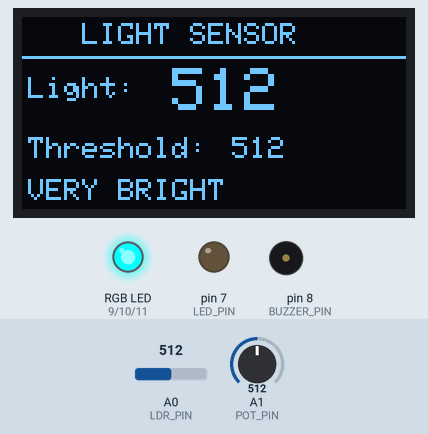
Recording of a sketch running on a simulated Arduino Uno, built with avr-gcc and run on an emulated ATmega328P. On the bench: 128×64 one-colour display, an RGB LED mixed from three pins (HIGH = lit), output pins drawn as LEDs (lit = HIGH), buzzer (waves = sounding). Inputs (shaded band) come from the test bench; at power-on: A1 (POT_PIN) = 512, A0 (LDR_PIN) = 512. What the sketch prints to the serial monitor is not drawn.

Above: at 3.2 s.
3.3 s: A1 (POT_PIN) set to 524
At 4.1 s:
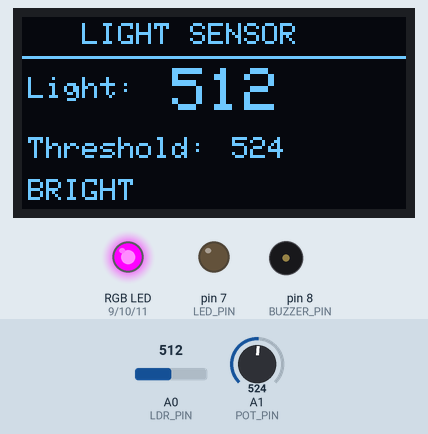
5.0 s: A0 (LDR_PIN) set to 272
At 6.4 s:
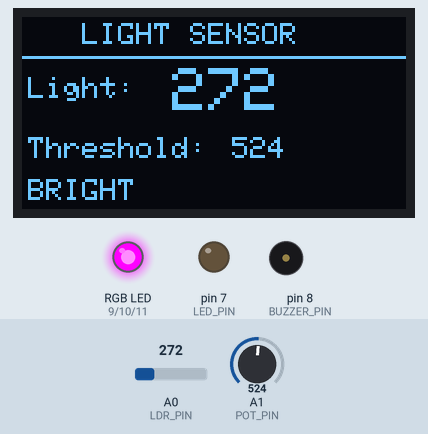
6.7 s: A0 (LDR_PIN) set to 244
At 7.5 s:
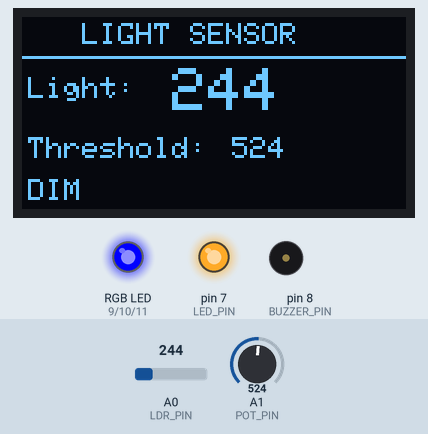
8.3 s: A1 (POT_PIN) set to 721
At 9.7 s:
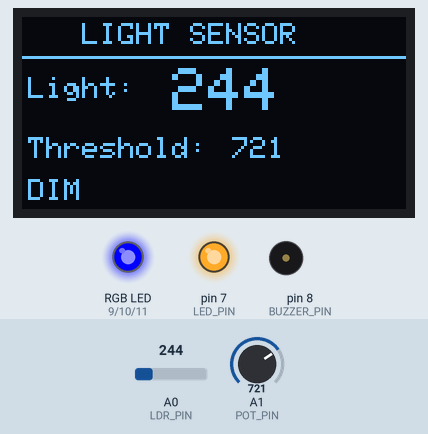
10.0 s: A1 (POT_PIN) set to 742
At 10.7 s:
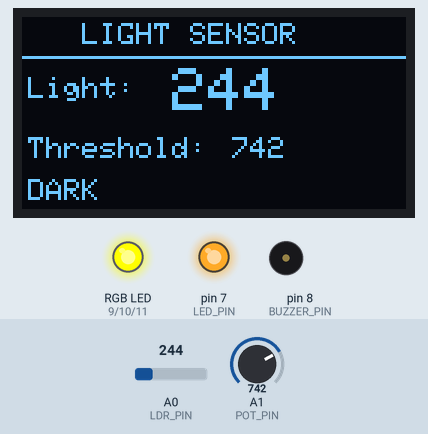
11.7 s: A0 (LDR_PIN) set to 900
At 12.5 s:
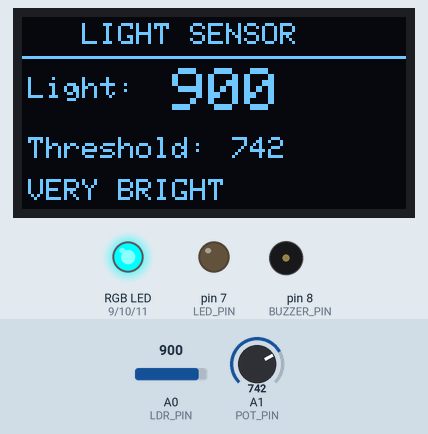
Timing chart, 0 to 14.5 s (numbered marks = the images above; inputs shaded):
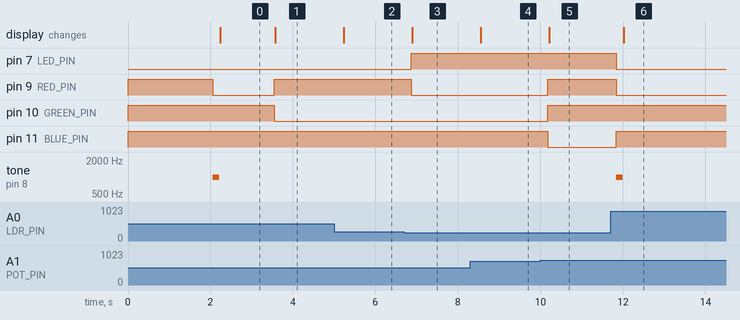

The sketch:

ldr.ino
```cpp
// const int LDR_PIN = A0;

// void setup() {
//   Serial.begin(9600);
// }

// void loop() {
//   int value = analogRead(LDR_PIN);

//   Serial.print("LDR Value: ");
//   Serial.print(value);
//   Serial.print(" | ");

//   if (value < 10) {
//     Serial.println("DARK");
//   }
//   else if (value < 100) {
//     Serial.println("DIM / ROOM LIGHT");
//   }
//   else if (value < 300) {
//     Serial.println("BRIGHT");
//   }
//   else {
//     Serial.println("VERY BRIGHT");
//   }

//   delay(500);
// }


// #include <Wire.h>
// #include <Adafruit_GFX.h>
// #include <Adafruit_SH110X.h>

// #define SCREEN_WIDTH 128
// #define SCREEN_HEIGHT 64
// #define OLED_RESET -1

// Adafruit_SH1106G display(
//   SCREEN_WIDTH,
//   SCREEN_HEIGHT,
//   &Wire,
//   OLED_RESET
// );

// const int LDR_PIN = A0;

// void setup() {
//   Serial.begin(9600);

//   // Initialize OLED
//   display.begin(0x3C, true);

//   display.clearDisplay();
//   display.setTextColor(SH110X_WHITE);

//   display.setTextSize(1);
//   display.setCursor(25, 20);
//   display.println("LIGHT SENSOR");

//   display.setCursor(35, 35);
//   display.println("STARTING...");

//   display.display();

//   delay(2000);
// }

// void loop() {

//   int value = analogRead(LDR_PIN);

//   String status;

//   if (value < 10) {
//     status = "DARK";
//   }
//   else if (value < 100) {
//     status = "DIM";
//   }
//   else if (value < 300) {
//     status = "BRIGHT";
//   }
//   else {
//     status = "VERY BRIGHT";
//   }

//   // Serial Monitor
//   Serial.print("LDR Value: ");
//   Serial.print(value);
//   Serial.print(" | ");
//   Serial.println(status);

//   // OLED
//   display.clearDisplay();

//   display.setTextColor(SH110X_WHITE);

//   // Title
//   display.setTextSize(1);
//   display.setCursor(20, 5);
//   display.println("LIGHT SENSOR");

//   display.drawLine(0, 16, 128, 16, SH110X_WHITE);

//   // Value
//   display.setCursor(5, 25);
//   display.print("Value: ");

//   display.setTextSize(2);
//   display.setCursor(50, 21);
//   display.println(value);

//   // Status
//   display.setTextSize(1);
//   display.setCursor(5, 48);
//   display.print("Status: ");

//   display.setTextSize(1);
//   display.setCursor(55, 48);
//   display.println(status);

//   display.display();

//   delay(300);
// }


// #include <Wire.h>
// #include <Adafruit_GFX.h>
// #include <Adafruit_SH110X.h>

// #define SCREEN_WIDTH 128
// #define SCREEN_HEIGHT 64
// #define OLED_RESET -1

// Adafruit_SH1106G display(
//   SCREEN_WIDTH,
//   SCREEN_HEIGHT,
//   &Wire,
//   OLED_RESET
// );

// // ================= PINS =================

// const int LDR_PIN = A0;
// const int LED_PIN = 7;


// // ================= SETUP =================

// void setup() {
//   Serial.begin(9600);

//   pinMode(LED_PIN, OUTPUT);

//   // Initialize OLED
//   display.begin(0x3C, true);

//   display.clearDisplay();
//   display.setTextColor(SH110X_WHITE);

//   display.setTextSize(1);
//   display.setCursor(25, 20);
//   display.println("LIGHT SENSOR");

//   display.setCursor(35, 35);
//   display.println("STARTING...");

//   display.display();

//   delay(2000);
// }


// // ================= LOOP =================

// void loop() {

//   // Read LDR
//   int value = analogRead(LDR_PIN);

//   String status;


//   // -------- LIGHT CLASSIFICATION --------

//   if (value < 10) {
//     status = "DARK";
//     digitalWrite(LED_PIN, HIGH);
//   }

//   else if (value < 100) {
//     status = "DIM";
//     digitalWrite(LED_PIN, HIGH);
//   }

//   else if (value < 300) {
//     status = "BRIGHT";
//     digitalWrite(LED_PIN, LOW);
//   }

//   else {
//     status = "VERY BRIGHT";
//     digitalWrite(LED_PIN, LOW);
//   }


//   // -------- SERIAL MONITOR --------

//   Serial.print("LDR Value: ");
//   Serial.print(value);

//   Serial.print(" | Status: ");
//   Serial.println(status);


//   // -------- OLED DISPLAY --------

//   display.clearDisplay();

//   // Title
//   display.setTextSize(1);
//   display.setCursor(20, 5);
//   display.println("LIGHT SENSOR");

//   display.drawLine(0, 16, 128, 16, SH110X_WHITE);


//   // LDR value
//   display.setTextSize(1);
//   display.setCursor(5, 25);
//   display.print("Value:");

//   display.setTextSize(2);
//   display.setCursor(50, 21);
//   display.println(value);


//   // Status
//   display.setTextSize(1);
//   display.setCursor(5, 48);
//   display.print("Status:");

//   display.setCursor(55, 48);
//   display.println(status);


//   display.display();

//   delay(300);
// }


// #include <Wire.h>
// #include <Adafruit_GFX.h>
// #include <Adafruit_SH110X.h>

// #define SCREEN_WIDTH 128
// #define SCREEN_HEIGHT 64
// #define OLED_RESET -1

// Adafruit_SH1106G display(
//   SCREEN_WIDTH,
//   SCREEN_HEIGHT,
//   &Wire,
//   OLED_RESET
// );

// // ================= PINS =================

// const int LDR_PIN = A0;
// const int LED_PIN = 7;
// const int BUZZER_PIN = 8;


// // ================= SETUP =================

// void setup() {
//   Serial.begin(9600);

//   pinMode(LED_PIN, OUTPUT);
//   pinMode(BUZZER_PIN, OUTPUT);

//   display.begin(0x3C, true);

//   display.clearDisplay();
//   display.setTextColor(SH110X_WHITE);

//   display.setTextSize(1);
//   display.setCursor(25, 20);
//   display.println("LIGHT SENSOR");

//   display.setCursor(35, 35);
//   display.println("STARTING...");

//   display.display();

//   delay(2000);
// }


// // ================= LOOP =================

// void loop() {

//   int value = analogRead(LDR_PIN);

//   String status;


//   // -------- LIGHT CLASSIFICATION --------

//   if (value < 10) {
//     status = "DARK";
//     digitalWrite(LED_PIN, HIGH);
//     noTone(BUZZER_PIN);
//   }

//   else if (value < 100) {
//     status = "DIM";
//     digitalWrite(LED_PIN, HIGH);
//     noTone(BUZZER_PIN);
//   }

//   else if (value < 300) {
//     status = "BRIGHT";
//     digitalWrite(LED_PIN, LOW);
//     noTone(BUZZER_PIN);
//   }

//   else {
//     status = "VERY BRIGHT";
//     digitalWrite(LED_PIN, LOW);

//     tone(BUZZER_PIN, 1000);
//     delay(100);
//     noTone(BUZZER_PIN);
//   }


//   // -------- SERIAL MONITOR --------

//   Serial.print("LDR Value: ");
//   Serial.print(value);

//   Serial.print(" | Status: ");
//   Serial.println(status);


//   // -------- OLED DISPLAY --------

//   display.clearDisplay();

//   display.setTextSize(1);
//   display.setCursor(20, 5);
//   display.println("LIGHT SENSOR");

//   display.drawLine(0, 16, 128, 16, SH110X_WHITE);


//   display.setCursor(5, 25);
//   display.print("Value:");

//   display.setTextSize(2);
//   display.setCursor(50, 21);
//   display.println(value);


//   display.setTextSize(1);
//   display.setCursor(5, 48);
//   display.print("Status:");

//   display.setCursor(55, 48);
//   display.println(status);


//   display.display();

//   delay(300);
// }


// #include <Wire.h>
// #include <Adafruit_GFX.h>
// #include <Adafruit_SH110X.h>

// #define SCREEN_WIDTH 128
// #define SCREEN_HEIGHT 64
// #define OLED_RESET -1

// Adafruit_SH1106G display(
//   SCREEN_WIDTH,
//   SCREEN_HEIGHT,
//   &Wire,
//   OLED_RESET
// );

// // ================= PINS =================

// const int LDR_PIN = A0;
// const int LED_PIN = 7;
// const int BUZZER_PIN = 8;


// // ================= STATE =================

// // Remembers whether we were already
// // in VERY BRIGHT mode
// bool wasVeryBright = false;


// // ================= SETUP =================

// void setup() {
//   Serial.begin(9600);

//   pinMode(LED_PIN, OUTPUT);
//   pinMode(BUZZER_PIN, OUTPUT);

//   display.begin(0x3C, true);

//   display.clearDisplay();
//   display.setTextColor(SH110X_WHITE);

//   display.setTextSize(1);
//   display.setCursor(25, 20);
//   display.println("LIGHT SENSOR");

//   display.setCursor(35, 35);
//   display.println("STARTING...");

//   display.display();

//   delay(2000);
// }


// // ================= LOOP =================

// void loop() {

//   int value = analogRead(LDR_PIN);

//   String status;

//   // -------- LIGHT CLASSIFICATION --------

//   if (value < 10) {

//     status = "DARK";
//     digitalWrite(LED_PIN, HIGH);

//     // Reset the state
//     wasVeryBright = false;
//   }

//   else if (value < 100) {

//     status = "DIM";
//     digitalWrite(LED_PIN, HIGH);

//     // Reset the state
//     wasVeryBright = false;
//   }

//   else if (value < 300) {

//     status = "BRIGHT";
//     digitalWrite(LED_PIN, LOW);

//     // Reset the state
//     wasVeryBright = false;
//   }

//   else {

//     status = "VERY BRIGHT";
//     digitalWrite(LED_PIN, LOW);

//     // Beep ONLY when entering VERY BRIGHT
//     if (!wasVeryBright) {

//       tone(BUZZER_PIN, 1000);
//       delay(150);
//       noTone(BUZZER_PIN);

//       wasVeryBright = true;
//     }
//   }


//   // -------- SERIAL MONITOR --------

//   Serial.print("LDR Value: ");
//   Serial.print(value);

//   Serial.print(" | Status: ");
//   Serial.println(status);


//   // -------- OLED DISPLAY --------

//   display.clearDisplay();

//   display.setTextSize(1);
//   display.setCursor(20, 5);
//   display.println("LIGHT SENSOR");

//   display.drawLine(0, 16, 128, 16, SH110X_WHITE);


//   display.setCursor(5, 25);
//   display.print("Value:");

//   display.setTextSize(2);
//   display.setCursor(50, 21);
//   display.println(value);


//   display.setTextSize(1);
//   display.setCursor(5, 48);
//   display.print("Status:");

//   display.setCursor(55, 48);
//   display.println(status);


//   display.display();

//   delay(300);
// }


// #include <Wire.h>
// #include <Adafruit_GFX.h>
// #include <Adafruit_SH110X.h>

// #define SCREEN_WIDTH 128
// #define SCREEN_HEIGHT 64
// #define OLED_RESET -1

// Adafruit_SH1106G display(
//   SCREEN_WIDTH,
//   SCREEN_HEIGHT,
//   &Wire,
//   OLED_RESET
// );

// // ================= PINS =================

// const int LDR_PIN = A0;
// const int POT_PIN = A1;

// const int LED_PIN = 7;
// const int BUZZER_PIN = 8;


// // ================= STATE =================

// bool wasVeryBright = false;


// // ================= SETUP =================

// void setup() {

//   Serial.begin(9600);

//   pinMode(LED_PIN, OUTPUT);
//   pinMode(BUZZER_PIN, OUTPUT);

//   display.begin(0x3C, true);

//   display.clearDisplay();
//   display.setTextColor(SH110X_WHITE);

//   display.setTextSize(1);
//   display.setCursor(25, 20);
//   display.println("LIGHT SENSOR");

//   display.setCursor(35, 35);
//   display.println("STARTING...");

//   display.display();

//   delay(2000);
// }


// // ================= LOOP =================

// void loop() {

//   // Read sensors
//   int value = analogRead(LDR_PIN);
//   int threshold = analogRead(POT_PIN);

//   String status;


//   // -------- LIGHT CLASSIFICATION --------
//   // Threshold is now controlled by trimpot

//   if (value < threshold / 3) {

//     status = "DARK";
//     digitalWrite(LED_PIN, HIGH);

//     wasVeryBright = false;
//   }

//   else if (value < threshold / 2) {

//     status = "DIM";
//     digitalWrite(LED_PIN, HIGH);

//     wasVeryBright = false;
//   }

//   else if (value < threshold) {

//     status = "BRIGHT";
//     digitalWrite(LED_PIN, LOW);

//     wasVeryBright = false;
//   }

//   else {

//     status = "VERY BRIGHT";
//     digitalWrite(LED_PIN, LOW);

//     // Beep only when entering VERY BRIGHT
//     if (!wasVeryBright) {

//       tone(BUZZER_PIN, 1000);
//       delay(150);
//       noTone(BUZZER_PIN);

//       wasVeryBright = true;
//     }
//   }


//   // -------- SERIAL MONITOR --------

//   Serial.print("LDR: ");
//   Serial.print(value);

//   Serial.print(" | Threshold: ");
//   Serial.print(threshold);

//   Serial.print(" | Status: ");
//   Serial.println(status);


//   // -------- OLED DISPLAY --------

//   display.clearDisplay();

//   display.setTextSize(1);
//   display.setCursor(20, 2);
//   display.println("LIGHT SENSOR");

//   display.drawLine(0, 13, 128, 13, SH110X_WHITE);


//   // LDR value
//   display.setCursor(2, 20);
//   display.print("Light:");

//   display.setTextSize(2);
//   display.setCursor(50, 17);
//   display.println(value);


//   // Threshold
//   display.setTextSize(1);
//   display.setCursor(2, 40);
//   display.print("Threshold:");

//   display.setCursor(70, 40);
//   display.println(threshold);


//   // Status
//   display.setCursor(2, 54);
//   display.print(status);


//   display.display();

//   delay(300);
// }/

#include <Wire.h>
#include <Adafruit_GFX.h>
#include <Adafruit_SH110X.h>

#define SCREEN_WIDTH 128
#define SCREEN_HEIGHT 64
#define OLED_RESET -1

Adafruit_SH1106G display(
  SCREEN_WIDTH,
  SCREEN_HEIGHT,
  &Wire,
  OLED_RESET
);

// ================= PINS =================

const int LDR_PIN = A0;
const int POT_PIN = A1;

const int LED_PIN = 7;
const int BUZZER_PIN = 8;

// RGB LED
const int RED_PIN = 9;
const int GREEN_PIN = 10;
const int BLUE_PIN = 11;


// ================= STATE =================

bool wasVeryBright = false;


// ================= RGB FUNCTIONS =================

// Common Anode RGB LED
// LOW = ON
// HIGH = OFF

void rgbOff() {
  digitalWrite(RED_PIN, HIGH);
  digitalWrite(GREEN_PIN, HIGH);
  digitalWrite(BLUE_PIN, HIGH);
}

void rgbRed() {
  digitalWrite(RED_PIN, LOW);
  digitalWrite(GREEN_PIN, HIGH);
  digitalWrite(BLUE_PIN, HIGH);
}

void rgbGreen() {
  digitalWrite(RED_PIN, HIGH);
  digitalWrite(GREEN_PIN, LOW);
  digitalWrite(BLUE_PIN, HIGH);
}

void rgbBlue() {
  digitalWrite(RED_PIN, HIGH);
  digitalWrite(GREEN_PIN, HIGH);
  digitalWrite(BLUE_PIN, LOW);
}

void rgbYellow() {
  digitalWrite(RED_PIN, LOW);
  digitalWrite(GREEN_PIN, LOW);
  digitalWrite(BLUE_PIN, HIGH);
}


// ================= SETUP =================

void setup() {

  Serial.begin(9600);

  pinMode(LED_PIN, OUTPUT);
  pinMode(BUZZER_PIN, OUTPUT);

  pinMode(RED_PIN, OUTPUT);
  pinMode(GREEN_PIN, OUTPUT);
  pinMode(BLUE_PIN, OUTPUT);

  // Start RGB LED OFF
  rgbOff();

  // Initialize OLED
  display.begin(0x3C, true);

  display.clearDisplay();
  display.setTextColor(SH110X_WHITE);

  display.setTextSize(1);
  display.setCursor(25, 20);
  display.println("LIGHT SENSOR");

  display.setCursor(35, 35);
  display.println("STARTING...");

  display.display();

  delay(2000);
}


// ================= LOOP =================

void loop() {

  // Read LDR and trimpot
  int value = analogRead(LDR_PIN);
  int threshold = analogRead(POT_PIN);

  String status;


  // ================= LIGHT CLASSIFICATION =================

  if (value < threshold / 3) {

    status = "DARK";

    digitalWrite(LED_PIN, HIGH);
    rgbBlue();

    wasVeryBright = false;
  }

  else if (value < threshold / 2) {

    status = "DIM";

    digitalWrite(LED_PIN, HIGH);
    rgbYellow();

    wasVeryBright = false;
  }

  else if (value < threshold) {

    status = "BRIGHT";

    digitalWrite(LED_PIN, LOW);
    rgbGreen();

    wasVeryBright = false;
  }

  else {

    status = "VERY BRIGHT";

    digitalWrite(LED_PIN, LOW);
    rgbRed();

    // Beep only when entering VERY BRIGHT
    if (!wasVeryBright) {

      tone(BUZZER_PIN, 1000);
      delay(150);
      noTone(BUZZER_PIN);

      wasVeryBright = true;
    }
  }


  // ================= SERIAL MONITOR =================

  Serial.print("LDR: ");
  Serial.print(value);

  Serial.print(" | Threshold: ");
  Serial.print(threshold);

  Serial.print(" | Status: ");
  Serial.println(status);


  // ================= OLED =================

  display.clearDisplay();

  display.setTextSize(1);
  display.setCursor(20, 2);
  display.println("LIGHT SENSOR");

  display.drawLine(0, 13, 128, 13, SH110X_WHITE);

  display.setCursor(2, 20);
  display.print("Light:");

  display.setTextSize(2);
  display.setCursor(50, 17);
  display.println(value);

  display.setTextSize(1);
  display.setCursor(2, 40);
  display.print("Threshold:");

  display.setCursor(70, 40);
  display.println(threshold);

  display.setCursor(2, 54);
  display.println(status);

  display.display();

  delay(300);
}
```

Measured:
- the behaviour switches between 512 and 513 on A1 (POT_PIN) (found by bisection; images 0 and 1)
- the behaviour switches between 262 and 261 on A0 (LDR_PIN) (found by bisection; images 2 and 3)
- the behaviour switches between 734 and 735 on A1 (POT_PIN) (found by bisection; images 4 and 5)
- after the input at 3.3 s, pin 9 (RED_PIN): LOW → HIGH after 0.24 s; pin 10 (GREEN_PIN): HIGH → LOW after 0.24 s; the display: changes after 0.27 s (image 1)
- after the input at 5.0 s, the display: changes after 0.24 s (image 2)
- after the input at 6.7 s, pin 7 (LED_PIN): LOW → HIGH after 0.16 s; pin 9 (RED_PIN): HIGH → LOW after 0.16 s; the display: changes after 0.20 s (image 3)
- after the input at 8.3 s, the display: changes after 0.26 s (image 4)
- after the input at 10.0 s, pin 9 (RED_PIN), pin 10 (GREEN_PIN): LOW → HIGH after 0.18 s; pin 11 (BLUE_PIN): HIGH → LOW after 0.18 s; the display: changes after 0.22 s (image 5)
- after the input at 11.7 s, pin 7 (LED_PIN), pin 9 (RED_PIN): HIGH → LOW after 0.14 s; pin 11 (BLUE_PIN): LOW → HIGH after 0.14 s; tone on pin 8 (BUZZER_PIN): silent → 1000 Hz after 0.14 s, → silent 0.15 s later; the display: changes after 0.33 s (image 6)
